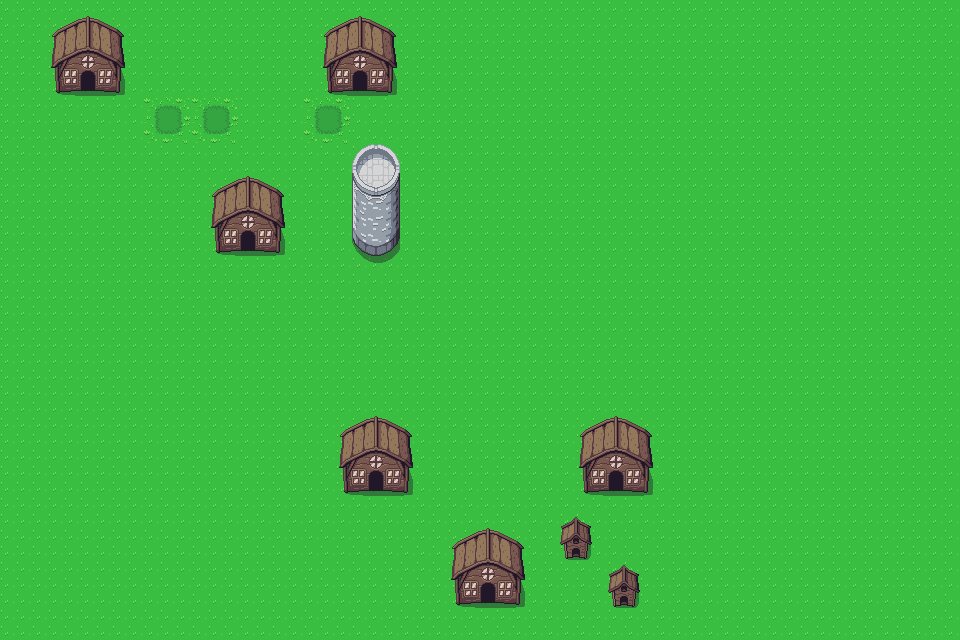

This game map was drawn from its Tiled (.tmx) file and the tilesets committed beside it. A one-line description and the trimmed map source follow:
An orthogonal 60x40 tile map with 16x16 px tiles, 2 tile layers (Base, Buildings) and 5 objects.

<map version="1.9" tiledversion="1.9.2" orientation="orthogonal" renderorder="right-down" width="60" height="40" tilewidth="16" tileheight="16" infinite="0" nextlayerid="5" nextobjectid="6">
 <tileset firstgid="1" source="Overworld.tsx" />
 <layer id="1" name="Base" width="60" height="40">
  <data>[2400 cells, 2400 non-empty, 11 distinct tile ids]</data>
 </layer>
 <layer id="2" name="Buildings" width="60" height="40">
  <data>[2400 cells, 186 non-empty, 55 distinct tile ids]</data>
 </layer>
 <objectgroup id="3" name="Collisions">
  <object id="1" x="352.329" y="208.59" width="45.977" height="46.461">
   <ellipse />
  </object>
  <object id="2" x="214.882" y="218.27" width="67.2716" height="34.8457" />
  <object id="3" x="327.163" y="57.5923" width="66.3037" height="34.8457" />
  <object id="4" x="56.1404" y="56.1404" width="64.3678" height="36.2976" />
 </objectgroup>
 <objectgroup id="4" name="startpos">
  <object id="5" x="148.578" y="115.668" />
 </objectgroup>
</map>
